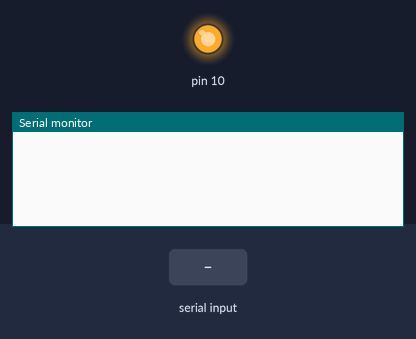
This sketch was run on a simulated Arduino Uno, built with avr-gcc and run on an emulated ATmega328P. Shown: output pins drawn as LEDs (lit = HIGH), the last lines printed to the serial monitor. The inputs (shaded band) are chosen by the test bench.

Above: at 1.2 s.
1.3 s: "1" received over Serial
At 2.3 s:
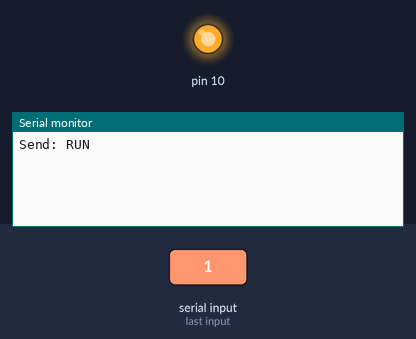
2.8 s: "2" received over Serial
At 3.4 s:
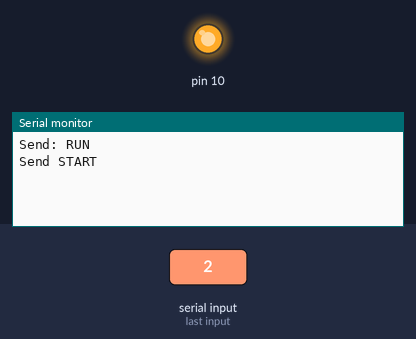
4.3 s: "0" received over Serial
At 5.7 s:
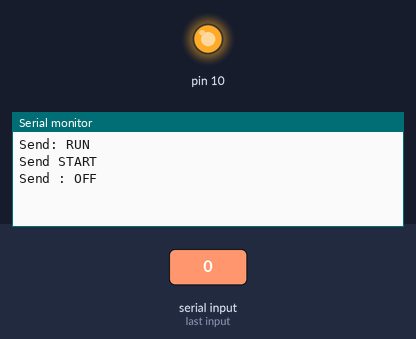

The sketch:

CANReceiberMega.ino
```cpp
// (licence header left out)
#include <SPI.h> //Library for using SPI Communication
#include <mcp2515.h> //Library for using CAN Communication

struct can_frame canMsg;
MCP2515 mcp2515(53); // SPI CS Pin 53

void setup() {
  SPI.begin();   //Begins SPI communication
  Serial.begin(9600); //Begins Serial Communication at 9600 baud rate
  mcp2515.reset();
  mcp2515.setBitrate(CAN_500KBPS,MCP_8MHZ); //Sets CAN at speed 500KBPS and Clock 8MHz
  mcp2515.setNormalMode();  //Sets CAN at normal mode
}

void loop(){
 char Command = Serial.read();

  if(Command == '1')//sending ON command
  {
    //Serial.println(Command);
    //digitalWrite(led, LOW);
    Serial.println("Send: RUN");
    //delay(1000);
    //digitalWrite(led, HIGH);
    //Serial.println("Send OFF");
    //digitalWrite(led, HIGH);
    //delay(1000);
    //digitalWrite(led, LOW);
    canMsg.can_id = 0x010; //CAN id as 0x036 this ucontroler ID
    canMsg.can_dlc = 8; //CAN data length as 8
    canMsg.data[0] = 1; //Update ON command
    canMsg.data[1] = 0x00; //Update temperature value in [1]
    canMsg.data[2] = 0x00; //Rest all with 0
    canMsg.data[3] = 0x00;
    canMsg.data[4] = 0x00;
    canMsg.data[5] = 0x00;
    canMsg.data[6] = 0x00;
    canMsg.data[7] = 0x00;
    mcp2515.sendMessage(&canMsg); //Sends the CAN message
  }

  if(Command == '2')//sending ON command
  {
    //Serial.println(Command);
    //digitalWrite(led, LOW);
    Serial.println("Send START");
    //delay(1000);
    //digitalWrite(led, HIGH);
    //Serial.println("Send OFF");
    //digitalWrite(led, HIGH);
    //delay(1000);
    //digitalWrite(led, LOW);
    canMsg.can_id = 0x010; //CAN id as 0x036 this ucontroler ID
    canMsg.can_dlc = 8; //CAN data length as 8
    canMsg.data[0] = 2; //Update ON command
    canMsg.data[1] = 0x00; //Update temperature value in [1]
    canMsg.data[2] = 0x00; //Rest all with 0
    canMsg.data[3] = 0x00;
    canMsg.data[4] = 0x00;
    canMsg.data[5] = 0x00;
    canMsg.data[6] = 0x00;
    canMsg.data[7] = 0x00;
    mcp2515.sendMessage(&canMsg); //Sends the CAN message
  }

  if(Command == '0')//Sending OFF command
  {
    //Serial.println(Command);
    //digitalWrite(led, HIGH);
    Serial.println("Send : OFF");
    canMsg.can_id = 0x010; //CAN id as 0x036 this ucontroler ID
    canMsg.can_dlc = 8; //CAN data length as 8
    canMsg.data[0] = 0; //Update OFF command
    canMsg.data[1] = 0x00; //Update temperature value in [1]
    canMsg.data[2] = 0x00; //Rest all with 0
    canMsg.data[3] = 0x00;
    canMsg.data[4] = 0x00;
    canMsg.data[5] = 0x00;
    canMsg.data[6] = 0x00;
    canMsg.data[7] = 0x00;
    mcp2515.sendMessage(&canMsg); //Sends the CAN message
  }

  if(Command == '+')//Sending OFF command
  {
    //Serial.println(Command);
    //digitalWrite(led, HIGH);
    Serial.println("Time : +0.5");
    canMsg.can_id = 0x010; //CAN id as 0x036 this ucontroler ID
    canMsg.can_dlc = 8; //CAN data length as 8
    canMsg.data[0] = 5; //Update OFF command
    canMsg.data[1] = 0x00; //Update temperature value in [1]
    canMsg.data[2] = 0x00; //Rest all with 0
    canMsg.data[3] = 0x00;
    canMsg.data[4] = 0x00;
    canMsg.data[5] = 0x00;
    canMsg.data[6] = 0x00;
    canMsg.data[7] = 0x00;
    mcp2515.sendMessage(&canMsg); //Sends the CAN message
  }

  if(Command == '-')//Sending OFF command
  {
    //Serial.println(Command);
    //digitalWrite(led, HIGH);
    Serial.println("Time : -0.5");
    canMsg.can_id = 0x010; //CAN id as 0x036 this ucontroler ID
    canMsg.can_dlc = 8; //CAN data length as 8
    canMsg.data[0] = 6; //Update OFF command
    canMsg.data[1] = 0x00; //Update temperature value in [1]
    canMsg.data[2] = 0x00; //Rest all with 0
    canMsg.data[3] = 0x00;
    canMsg.data[4] = 0x00;
    canMsg.data[5] = 0x00;
    canMsg.data[6] = 0x00;
    canMsg.data[7] = 0x00;
    mcp2515.sendMessage(&canMsg); //Sends the CAN message
  }

 //CAN Data Receibed from ID ==0x036
 if ((mcp2515.readMessage(&canMsg) == MCP2515::ERROR_OK) && (canMsg.can_id == 0x036)){
     int x = canMsg.data[0];
     int y = canMsg.data[1];

     Serial.print("CAN : ");
     Serial.println(x);

     if(x == 0)
     {
      Serial.println("OFF");
      }
     if(x == 1)
     {
      Serial.println("RUN");
      }
     if(x == 2)
     {
      Serial.println("START");
      }

     //Serial.print(" Y: ");
     //Serial.println(y);
   }
  //char myFirstCharacter = Serial.read();
}
```

Measured:
- after the input at 1.3 s, the serial monitor: prints a new line at once (image 1)
- after the input at 2.8 s, the serial monitor: prints a new line at once (image 2)
- after the input at 4.3 s, the serial monitor: prints a new line at once (image 3)
